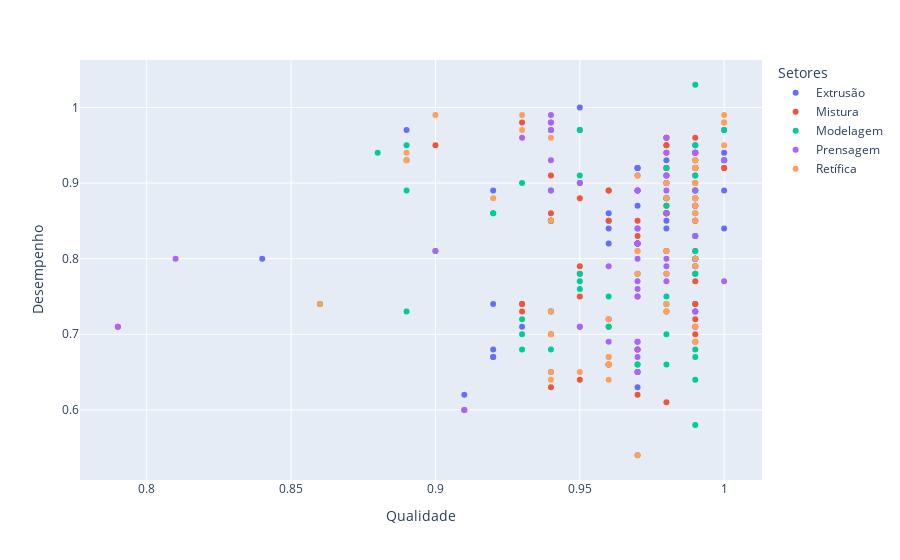

Here is the notebook cell this chart was saved with:
### Markdown cell above
## Qualidade e Desempenho por Setores

### Code cell
data = Dim_Pessoa_Plano

fig = px.scatter(data, x="Qualidade", y="Desempenho", color="Setores")
fig.show()
